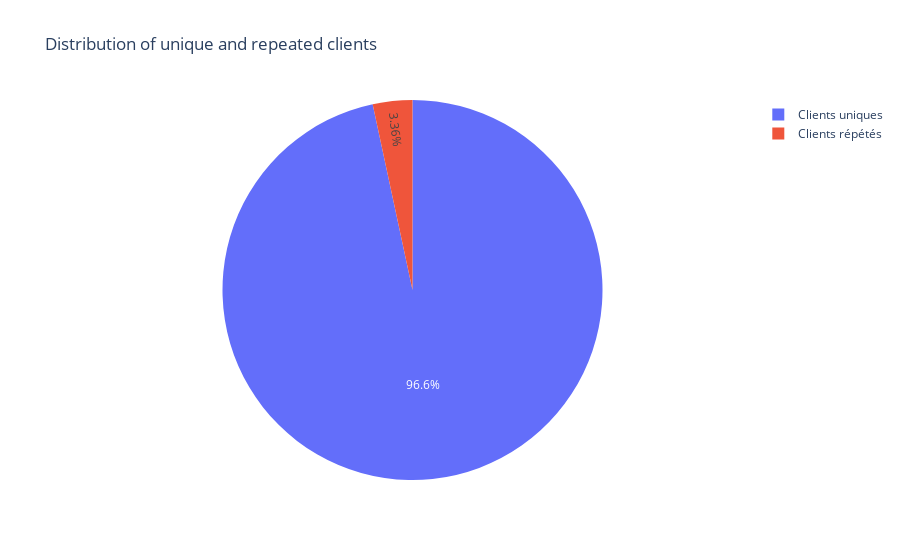

The notebook cell this image was saved under:
### Code cell
# Compute the number of clients per city
unique_customers = data1["customer_unique_id"].nunique()
repeated_customers = len(data1) - unique_customers

# Create a pie chart to visualize the distribution of unique and repeated customers
labels = ["Clients uniques", "Clients répétés"]
values = [unique_customers, repeated_customers]
fig = px.pie(names=labels, values=values, title="Distribution of unique and repeated clients")
fig.show()

### Figure 1 — Plotly figure (JSON) as saved in the notebook; plotly's stock layout.template omitted (floating-point values rounded to 4 significant figures)
{"data": [{"domain": {"x": [0, 1], "y": [0, 1]}, "hovertemplate": "label=%{label}<br>value=%{value}<extra></extra>", "labels": ["Clients uniques", "Clients répétés"], "legendgroup": "", "name": "", "showlegend": true, "type": "pie", "values": [96096, 3345]}], "layout": {"legend": {"tracegroupgap": 0}, "title": {"text": "Distribution of unique and repeated clients"}}}
